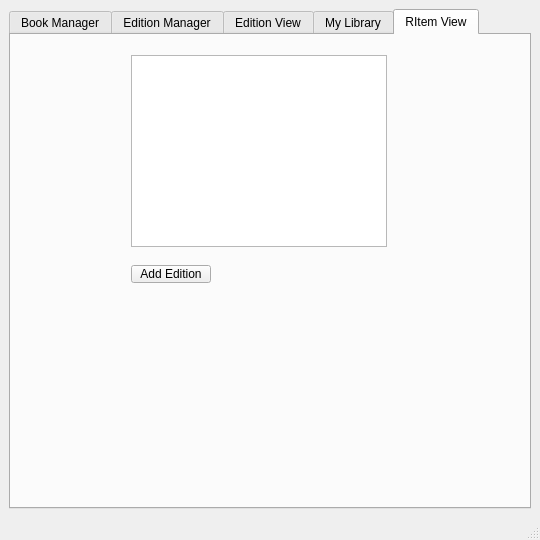
<?xml version="1.0" encoding="UTF-8"?>
<ui version="4.0">
 <class>MainWindow</class>
 <widget class="QMainWindow" name="MainWindow">
  <property name="geometry">
   <rect>
    <x>0</x>
    <y>0</y>
    <width>540</width>
    <height>540</height>
   </rect>
  </property>
  <property name="windowTitle">
   <string>MainWindow</string>
  </property>
  <widget class="QWidget" name="centralwidget">
   <layout class="QHBoxLayout" name="horizontalLayout_6">
    <item>
     <widget class="QTabWidget" name="tabWidget">
      <property name="currentIndex">
       <number>4</number>
      </property>
      <widget class="QWidget" name="tab">
       <attribute name="title">
        <string>Book Manager</string>
       </attribute>
       <layout class="QHBoxLayout" name="horizontalLayout_7">
        <item>
         <layout class="QVBoxLayout" name="verticalLayout">
          <item>
           <layout class="QHBoxLayout" name="horizontalLayout">
            <item>
             <widget class="QLabel" name="label">
              <property name="text">
               <string>Title</string>
              </property>
             </widget>
            </item>
            <item>
             <widget class="QLineEdit" name="lineEditTitle"/>
            </item>
           </layout>
          </item>
          <item>
           <layout class="QHBoxLayout" name="horizontalLayout_2">
            <item>
             <widget class="QLabel" name="label_2">
              <property name="text">
               <string>Author(s)</string>
              </property>
             </widget>
            </item>
            <item>
             <widget class="QLineEdit" name="lineEditAuthors"/>
            </item>
           </layout>
          </item>
          <item>
           <layout class="QHBoxLayout" name="horizontalLayout_3">
            <item>
             <widget class="QLabel" name="label_3">
              <property name="text">
               <string>Original Language</string>
              </property>
             </widget>
            </item>
            <item>
             <widget class="QLineEdit" name="lineEditOriginalLanguage"/>
            </item>
           </layout>
          </item>
          <item>
           <layout class="QHBoxLayout" name="horizontalLayout_4">
            <item>
             <widget class="QLabel" name="label_4">
              <property name="text">
               <string>Country</string>
              </property>
             </widget>
            </item>
            <item>
             <widget class="QLineEdit" name="lineEditCountry"/>
            </item>
           </layout>
          </item>
          <item>
           <layout class="QHBoxLayout" name="horizontalLayout_5">
            <item>
             <widget class="QLabel" name="label_5">
              <property name="text">
               <string>Genre(s)</string>
              </property>
             </widget>
            </item>
            <item>
             <widget class="QLineEdit" name="lineEditGenres"/>
            </item>
           </layout>
          </item>
          <item>
           <widget class="QPushButton" name="pushButtonAddBook">
            <property name="text">
             <string>Add Book</string>
            </property>
           </widget>
          </item>
         </layout>
        </item>
       </layout>
      </widget>
      <widget class="QWidget" name="tab_2">
       <attribute name="title">
        <string>Edition Manager</string>
       </attribute>
       <layout class="QHBoxLayout" name="horizontalLayout_13">
        <item>
         <layout class="QVBoxLayout" name="verticalLayout_2">
          <item>
           <layout class="QHBoxLayout" name="horizontalLayout_8">
            <item>
             <widget class="QLabel" name="label_6">
              <property name="text">
               <string>Book</string>
              </property>
             </widget>
            </item>
            <item>
             <widget class="QComboBox" name="comboBoxBook">
              <property name="editable">
               <bool>true</bool>
              </property>
              <property name="insertPolicy">
               <enum>QComboBox::InsertPolicy::NoInsert</enum>
              </property>
             </widget>
            </item>
           </layout>
          </item>
          <item>
           <layout class="QHBoxLayout" name="horizontalLayout_9">
            <item>
             <widget class="QLabel" name="label_7">
              <property name="text">
               <string>Publisher</string>
              </property>
             </widget>
            </item>
            <item>
             <widget class="QLineEdit" name="lineEditPublisher"/>
            </item>
           </layout>
          </item>
          <item>
           <layout class="QHBoxLayout" name="horizontalLayout_10">
            <item>
             <widget class="QLabel" name="label_8">
              <property name="text">
               <string>Language</string>
              </property>
             </widget>
            </item>
            <item>
             <widget class="QLineEdit" name="lineEditLanguage"/>
            </item>
           </layout>
          </item>
          <item>
           <layout class="QHBoxLayout" name="horizontalLayout_11">
            <item>
             <widget class="QLabel" name="label_9">
              <property name="text">
               <string>Series</string>
              </property>
             </widget>
            </item>
            <item>
             <widget class="QLineEdit" name="lineEditSeries"/>
            </item>
           </layout>
          </item>
          <item>
           <layout class="QHBoxLayout" name="horizontalLayout_12">
            <item>
             <widget class="QLabel" name="label_10">
              <property name="text">
               <string>Page Count</string>
              </property>
             </widget>
            </item>
            <item>
             <widget class="QSpinBox" name="spinBoxPageCount">
              <property name="maximum">
               <number>9999</number>
              </property>
             </widget>
            </item>
           </layout>
          </item>
          <item>
           <widget class="QPushButton" name="pushButtonAddEdition">
            <property name="text">
             <string>Add Edition</string>
            </property>
           </widget>
          </item>
         </layout>
        </item>
       </layout>
      </widget>
      <widget class="QWidget" name="tab_3">
       <attribute name="title">
        <string>Edition View</string>
       </attribute>
       <layout class="QHBoxLayout" name="horizontalLayout_14">
        <item>
         <layout class="QVBoxLayout" name="verticalLayout_3">
          <item>
           <widget class="QLineEdit" name="lineEditEditionFilter"/>
          </item>
          <item>
           <widget class="QTableView" name="tableViewEditions">
            <property name="selectionBehavior">
             <enum>QAbstractItemView::SelectionBehavior::SelectRows</enum>
            </property>
           </widget>
          </item>
         </layout>
        </item>
       </layout>
      </widget>
      <widget class="QWidget" name="tab_4">
       <attribute name="title">
        <string>My Library</string>
       </attribute>
       <layout class="QHBoxLayout" name="horizontalLayout_21">
        <item>
         <layout class="QVBoxLayout" name="verticalLayout_4">
          <item>
           <layout class="QHBoxLayout" name="horizontalLayout_15">
            <item>
             <widget class="QLabel" name="label_11">
              <property name="text">
               <string>R Item</string>
              </property>
             </widget>
            </item>
            <item>
             <widget class="QComboBox" name="comboBoxRItem"/>
            </item>
           </layout>
          </item>
          <item>
           <layout class="QHBoxLayout" name="horizontalLayout_16">
            <item>
             <widget class="QLabel" name="label_12">
              <property name="text">
               <string>Acquired From</string>
              </property>
             </widget>
            </item>
            <item>
             <widget class="QLineEdit" name="lineEditAcquiredFrom"/>
            </item>
           </layout>
          </item>
          <item>
           <layout class="QHBoxLayout" name="horizontalLayout_17">
            <item>
             <widget class="QLabel" name="label_13">
              <property name="text">
               <string>Acquired Date</string>
              </property>
             </widget>
            </item>
            <item>
             <widget class="QDateTimeEdit" name="dateTimeEditAcquiredDate"/>
            </item>
           </layout>
          </item>
          <item>
           <layout class="QHBoxLayout" name="horizontalLayout_18">
            <item>
             <widget class="QLabel" name="label_14">
              <property name="text">
               <string>Price</string>
              </property>
             </widget>
            </item>
            <item>
             <widget class="QDoubleSpinBox" name="doubleSpinBoxPrice"/>
            </item>
           </layout>
          </item>
          <item>
           <layout class="QHBoxLayout" name="horizontalLayout_19">
            <item>
             <widget class="QLabel" name="label_15">
              <property name="text">
               <string>Shelf Name</string>
              </property>
             </widget>
            </item>
            <item>
             <widget class="QLineEdit" name="lineEditShelfName"/>
            </item>
           </layout>
          </item>
          <item>
           <layout class="QHBoxLayout" name="horizontalLayout_20">
            <item>
             <widget class="QLabel" name="label_16">
              <property name="text">
               <string>Notes</string>
              </property>
             </widget>
            </item>
            <item>
             <widget class="QLineEdit" name="lineEditNotes"/>
            </item>
           </layout>
          </item>
          <item>
           <widget class="QPushButton" name="pushButtonAddMyLibrary">
            <property name="text">
             <string>Add to My Library</string>
            </property>
           </widget>
          </item>
         </layout>
        </item>
       </layout>
      </widget>
      <widget class="QWidget" name="tab_5">
       <attribute name="title">
        <string>RItem View</string>
       </attribute>
       <widget class="QListView" name="listViewRItems">
        <property name="geometry">
         <rect>
          <x>120</x>
          <y>20</y>
          <width>256</width>
          <height>192</height>
         </rect>
        </property>
       </widget>
       <widget class="QPushButton" name="pushButtonAddEdition_2">
        <property name="geometry">
         <rect>
          <x>120</x>
          <y>230</y>
          <width>80</width>
          <height>18</height>
         </rect>
        </property>
        <property name="text">
         <string>Add Edition</string>
        </property>
       </widget>
      </widget>
     </widget>
    </item>
   </layout>
  </widget>
  <widget class="QMenuBar" name="menubar">
   <property name="geometry">
    <rect>
     <x>0</x>
     <y>0</y>
     <width>540</width>
     <height>17</height>
    </rect>
   </property>
  </widget>
  <widget class="QStatusBar" name="statusbar"/>
 </widget>
 <resources/>
 <connections/>
</ui>
